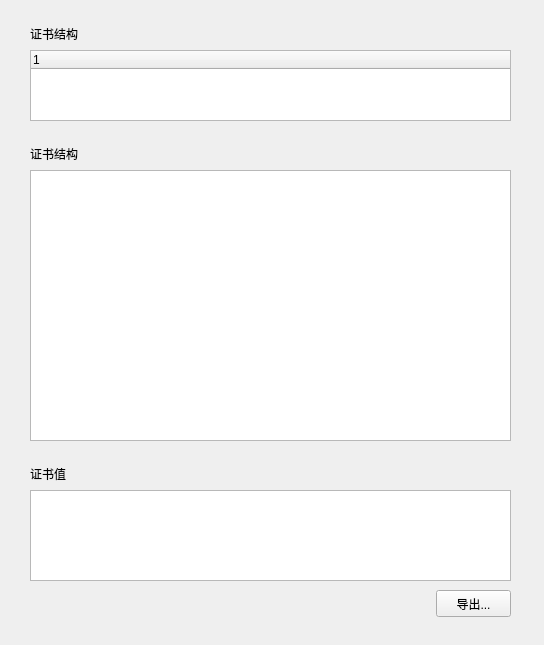
<?xml version="1.0" encoding="UTF-8"?>
<ui version="4.0">
 <class>DetailWidget</class>
 <widget class="QWidget" name="DetailWidget">
  <property name="geometry">
   <rect>
    <x>0</x>
    <y>0</y>
    <width>544</width>
    <height>645</height>
   </rect>
  </property>
  <property name="windowTitle">
   <string>Form</string>
  </property>
  <widget class="QLabel" name="label">
   <property name="geometry">
    <rect>
     <x>30</x>
     <y>20</y>
     <width>491</width>
     <height>27</height>
    </rect>
   </property>
   <property name="text">
    <string>证书结构</string>
   </property>
  </widget>
  <widget class="QTreeWidget" name="treeWidget">
   <property name="geometry">
    <rect>
     <x>30</x>
     <y>50</y>
     <width>481</width>
     <height>71</height>
    </rect>
   </property>
   <column>
    <property name="text">
     <string notr="true">1</string>
    </property>
   </column>
  </widget>
  <widget class="QLabel" name="label_2">
   <property name="geometry">
    <rect>
     <x>30</x>
     <y>140</y>
     <width>491</width>
     <height>27</height>
    </rect>
   </property>
   <property name="text">
    <string>证书结构</string>
   </property>
  </widget>
  <widget class="QTreeView" name="treeView">
   <property name="geometry">
    <rect>
     <x>30</x>
     <y>170</y>
     <width>481</width>
     <height>271</height>
    </rect>
   </property>
  </widget>
  <widget class="QLabel" name="label_3">
   <property name="geometry">
    <rect>
     <x>30</x>
     <y>460</y>
     <width>491</width>
     <height>27</height>
    </rect>
   </property>
   <property name="text">
    <string>证书值</string>
   </property>
  </widget>
  <widget class="QTextEdit" name="textEdit">
   <property name="geometry">
    <rect>
     <x>30</x>
     <y>490</y>
     <width>481</width>
     <height>91</height>
    </rect>
   </property>
  </widget>
  <widget class="QPushButton" name="pushButton">
   <property name="geometry">
    <rect>
     <x>436</x>
     <y>590</y>
     <width>75</width>
     <height>27</height>
    </rect>
   </property>
   <property name="text">
    <string>导出...</string>
   </property>
  </widget>
 </widget>
 <resources/>
 <connections/>
</ui>
